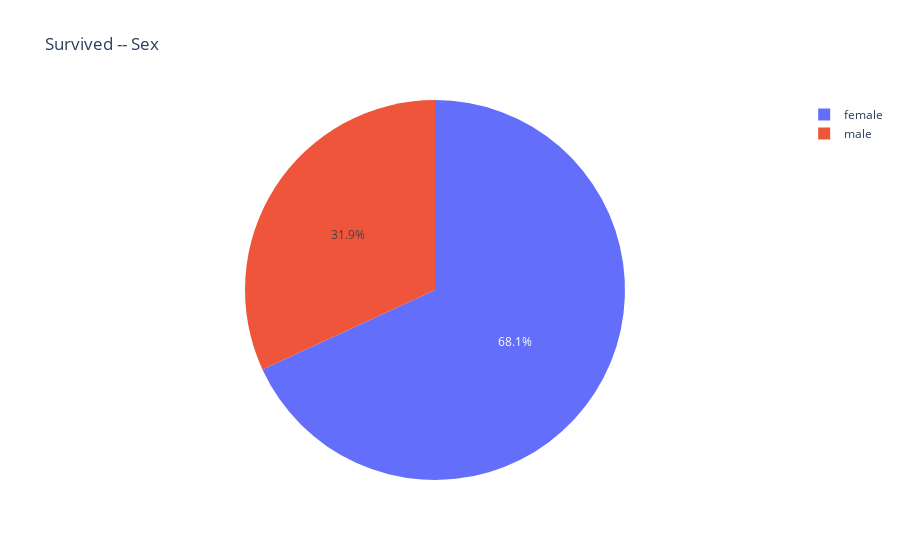

The cell this chart's notebook holds for it:
### Code cell
print("Surviving probability of genders")
print(dfTrain[["Sex","Survived"]].groupby(["Sex"], as_index = False).mean().sort_values(by="Survived",ascending=False))
relationPieChart(dfTrain,"Survived","Sex")

### Figure 1 — Plotly figure (JSON) as saved in the notebook; plotly's stock layout.template omitted (floating-point values rounded to 4 significant figures; data arrays with more than 128 entries replaced by an {"elided": "..."} marker saying what was removed)
{"data": [{"domain": {"x": [0, 1], "y": [0, 1]}, "hovertemplate": "Sex=%{label}<br>Survived=%{value}<extra></extra>", "labels": {"elided": "891 str values"}, "legendgroup": "", "name": "", "showlegend": true, "type": "pie", "values": {"elided": "891 int values"}}], "layout": {"legend": {"tracegroupgap": 0}, "title": {"text": "Survived -- Sex"}}}
